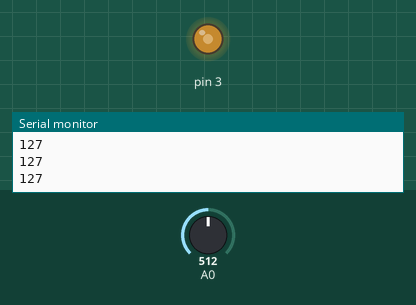
Recording of a sketch running on a simulated Arduino Uno, built with avr-gcc and run on an emulated ATmega328P. On the bench: output pins drawn as LEDs (lit = HIGH), the last lines printed to the serial monitor. The inputs (shaded band) are chosen by the test bench; at power-on: A0 = 512.

Above: at 1.2 s.
1.3 s: A0 set to 716
At 2.0 s:
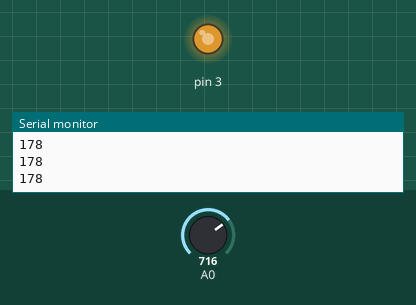
2.8 s: A0 set to 900
At 3.2 s:
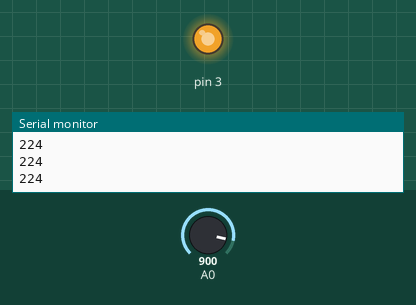
4.3 s: A0 set to 122
At 5.5 s:
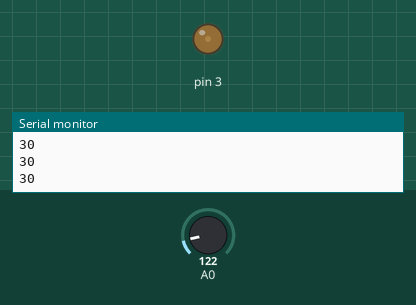
5.8 s: A0 set to 0
At 6.6 s:
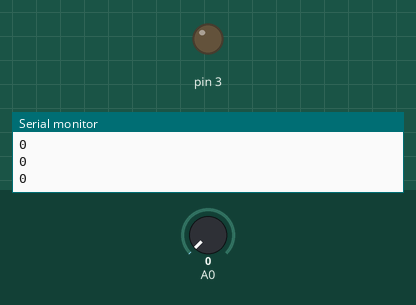
7.3 s: A0 set to 511
At 7.7 s:
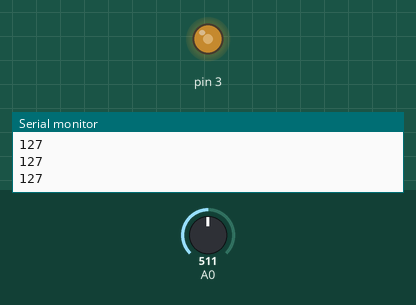
Timing chart, 0 to 9.8 s (numbered marks = the images above; inputs shaded):
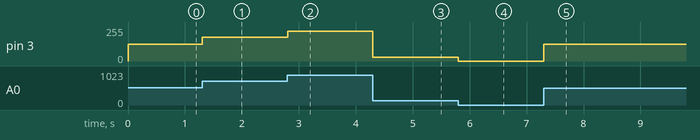

The sketch:

sketch_dec16a_LED_PWM_Potentiometer.ino
```cpp
void setup(){
  pinMode(3,OUTPUT);
  Serial.begin(9600);
}

void loop() {
    int LEDValue = analogRead(A0);
    int brightness = map(LEDValue,0,1023,0,255);
    analogWrite(3,brightness);
    Serial.println(brightness);
}
```

Measured:
- after the input at 1.3 s, pin 3: 127/255 → 178/255 at once
- after the input at 2.8 s, pin 3: 178/255 → 224/255 at once
- after the input at 4.3 s, pin 3: 224/255 → 30/255 at once
- after the input at 5.8 s, pin 3: 30/255 → 0/255 at once
- after the input at 7.3 s, pin 3: 0/255 → 127/255 at once
